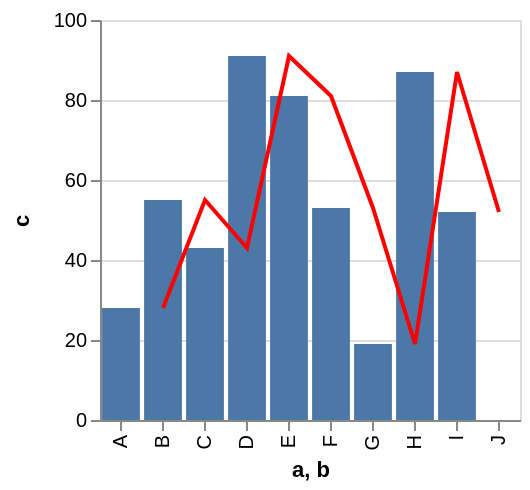

Here is the Vega-Lite specification saved for this chart:
### Vega specification from a JSON file in a GitHub repository (floating-point values rounded to 4 significant figures)
{"$schema": "https://vega.github.io/schema/vega/v4.json", "autosize": "pad", "padding": 5, "height": 200, "style": "cell", "data": [{"name": "source_0", "values": [{"a": "A", "b": "B", "c": 28}, {"a": "B", "b": "C", "c": 55}, {"a": "C", "b": "D", "c": 43}, {"a": "D", "b": "E", "c": 91}, {"a": "E", "b": "F", "c": 81}, {"a": "F", "b": "G", "c": 53}, {"a": "G", "b": "H", "c": 19}, {"a": "H", "b": "I", "c": 87}, {"a": "I", "b": "J", "c": 52}]}, {"name": "data_0", "source": "source_0", "transform": [{"type": "formula", "expr": "toNumber(datum[\"c\"])", "as": "c"}]}], "signals": [{"name": "x_step", "value": 21}, {"name": "width", "update": "bandspace(domain('x').length, 0.1, 0.05) * x_step"}], "marks": [{"name": "layer_0_marks", "type": "rect", "style": ["bar"], "from": {"data": "data_0"}, "encode": {"update": {"fill": [{"test": "datum[\"c\"] === null || isNaN(datum[\"c\"])", "value": null}, {"value": "#4c78a8"}], "tooltip": {"signal": "{\"a\": ''+datum[\"a\"], \"c\": format(datum[\"c\"], \"\")}"}, "x": {"scale": "x", "field": "a"}, "width": {"scale": "x", "band": true}, "y": {"scale": "y", "field": "c"}, "y2": {"scale": "y", "value": 0}}}}, {"name": "layer_1_marks", "type": "line", "style": ["line"], "sort": {"field": "datum[\"b\"]", "order": "descending"}, "from": {"data": "data_0"}, "encode": {"update": {"stroke": {"value": "red"}, "tooltip": {"signal": "{\"b\": ''+datum[\"b\"], \"c\": format(datum[\"c\"], \"\")}"}, "x": {"scale": "x", "field": "b", "band": 0.5}, "y": {"scale": "y", "field": "c"}, "defined": {"signal": "datum[\"c\"] !== null && !isNaN(datum[\"c\"])"}}}}], "scales": [{"name": "x", "type": "band", "domain": {"data": "data_0", "fields": ["a", "b"], "sort": true}, "range": {"step": {"signal": "x_step"}}, "paddingInner": 0.1, "paddingOuter": 0.05}, {"name": "y", "type": "linear", "domain": {"data": "data_0", "field": "c"}, "range": [{"signal": "height"}, 0], "nice": true, "zero": true}], "axes": [{"scale": "x", "orient": "bottom", "grid": false, "title": "a, b", "labelAlign": "right", "labelAngle": 270, "labelBaseline": "middle", "labelOverlap": true, "zindex": 1}, {"scale": "y", "orient": "left", "grid": false, "title": "c", "labelOverlap": true, "tickCount": {"signal": "ceil(height/40)"}, "zindex": 1}, {"scale": "y", "orient": "left", "gridScale": "x", "grid": true, "tickCount": {"signal": "ceil(height/40)"}, "domain": false, "labels": false, "maxExtent": 0, "minExtent": 0, "ticks": false, "zindex": 0}], "config": {"axisY": {"minExtent": 30}}}
